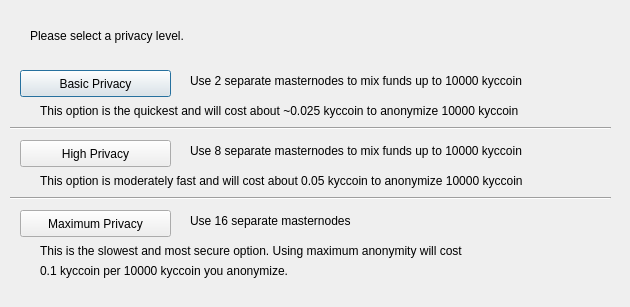
<?xml version="1.0" encoding="UTF-8"?>
<ui version="4.0">
 <class>ObfuscationConfig</class>
 <widget class="QDialog" name="ObfuscationConfig">
  <property name="geometry">
   <rect>
    <x>0</x>
    <y>0</y>
    <width>630</width>
    <height>307</height>
   </rect>
  </property>
  <property name="windowTitle">
   <string>Configure Obfuscation</string>
  </property>
  <widget class="QPushButton" name="buttonBasic">
   <property name="geometry">
    <rect>
     <x>20</x>
     <y>70</y>
     <width>151</width>
     <height>27</height>
    </rect>
   </property>
   <property name="text">
    <string>Basic Privacy</string>
   </property>
  </widget>
  <widget class="QPushButton" name="buttonHigh">
   <property name="geometry">
    <rect>
     <x>20</x>
     <y>140</y>
     <width>151</width>
     <height>27</height>
    </rect>
   </property>
   <property name="text">
    <string>High Privacy</string>
   </property>
  </widget>
  <widget class="QPushButton" name="buttonMax">
   <property name="geometry">
    <rect>
     <x>20</x>
     <y>210</y>
     <width>151</width>
     <height>27</height>
    </rect>
   </property>
   <property name="text">
    <string>Maximum Privacy</string>
   </property>
  </widget>
  <widget class="QLabel" name="label">
   <property name="geometry">
    <rect>
     <x>30</x>
     <y>20</y>
     <width>571</width>
     <height>31</height>
    </rect>
   </property>
   <property name="text">
    <string>Please select a privacy level.</string>
   </property>
  </widget>
  <widget class="QLabel" name="label_2">
   <property name="geometry">
    <rect>
     <x>190</x>
     <y>70</y>
     <width>421</width>
     <height>21</height>
    </rect>
   </property>
   <property name="text">
    <string>Use 2 separate masternodes to mix funds up to 10000 kyccoin</string>
   </property>
  </widget>
  <widget class="QLabel" name="label_3">
   <property name="geometry">
    <rect>
     <x>190</x>
     <y>140</y>
     <width>411</width>
     <height>21</height>
    </rect>
   </property>
   <property name="text">
    <string>Use 8 separate masternodes to mix funds up to 10000 kyccoin</string>
   </property>
  </widget>
  <widget class="QLabel" name="label_4">
   <property name="geometry">
    <rect>
     <x>190</x>
     <y>210</y>
     <width>421</width>
     <height>21</height>
    </rect>
   </property>
   <property name="text">
    <string>Use 16 separate masternodes</string>
   </property>
  </widget>
  <widget class="QLabel" name="label_6">
   <property name="geometry">
    <rect>
     <x>40</x>
     <y>100</y>
     <width>561</width>
     <height>21</height>
    </rect>
   </property>
   <property name="text">
    <string>This option is the quickest and will cost about ~0.025 kyccoin to anonymize 10000 kyccoin</string>
   </property>
  </widget>
  <widget class="QLabel" name="label_7">
   <property name="geometry">
    <rect>
     <x>40</x>
     <y>170</y>
     <width>561</width>
     <height>21</height>
    </rect>
   </property>
   <property name="text">
    <string>This option is moderately fast and will cost about 0.05 kyccoin to anonymize 10000 kyccoin</string>
   </property>
  </widget>
  <widget class="QLabel" name="label_8">
   <property name="geometry">
    <rect>
     <x>40</x>
     <y>240</y>
     <width>561</width>
     <height>21</height>
    </rect>
   </property>
   <property name="text">
    <string>This is the slowest and most secure option. Using maximum anonymity will cost</string>
   </property>
  </widget>
  <widget class="QLabel" name="label_9">
   <property name="geometry">
    <rect>
     <x>40</x>
     <y>260</y>
     <width>561</width>
     <height>21</height>
    </rect>
   </property>
   <property name="text">
    <string>0.1 kyccoin per 10000 kyccoin you anonymize.</string>
   </property>
  </widget>
  <widget class="Line" name="line">
   <property name="geometry">
    <rect>
     <x>10</x>
     <y>120</y>
     <width>601</width>
     <height>16</height>
    </rect>
   </property>
   <property name="orientation">
    <enum>Qt::Horizontal</enum>
   </property>
  </widget>
  <widget class="Line" name="line_2">
   <property name="geometry">
    <rect>
     <x>10</x>
     <y>190</y>
     <width>601</width>
     <height>16</height>
    </rect>
   </property>
   <property name="orientation">
    <enum>Qt::Horizontal</enum>
   </property>
  </widget>
 </widget>
 <resources/>
 <connections/>
</ui>
